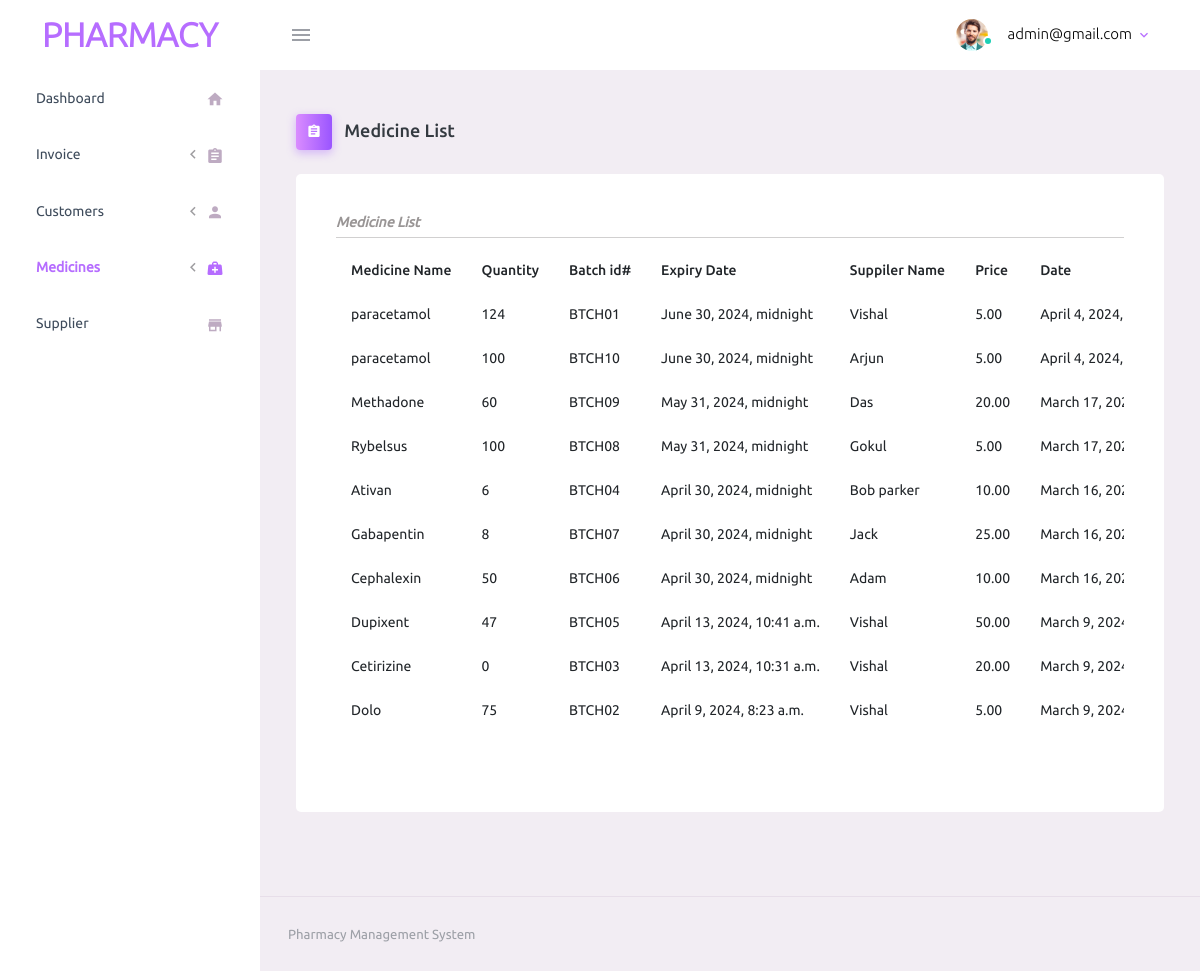
The page /customer/listmedicine/ (signed in) on the database its author committed.
### dashboard/models.py (models this page shows, shortened)
class AiUser(AbstractBaseUser):
    name = models.CharField(max_length=100)
    email = models.EmailField(max_length=100,unique=True)
    password = models.CharField(max_length=100)
    department = models.CharField(max_length=100)
    age = models.PositiveIntegerField(null=True)
    role = models.CharField(max_length = 20, choices = ROLE_CHOICES, default = 'user')
    date_joined = models.DateTimeField(default=timezone.now)
    is_admin = models.BooleanField(default=False)
    is_staff = models.BooleanField(default=False)
    objects = AiUserManager()
    USERNAME_FIELD = 'email'
    REQUIRED_FIELDS = []
    def __str__(self):
        return self.email
    class Meta:
        verbose_name = "Ai User"
        verbose_name_plural = "Ai Users"

class Medicine(models.Model):
    medicine_name = models.CharField(max_length=100)
    quantity = models.PositiveIntegerField(null=True)
    batch_id = models.CharField(max_length=50)
    exp_date = models.DateTimeField(null=True)
    suppiler_name = models.ForeignKey(suppiler, on_delete=models.CASCADE)
    total_amount = models.DecimalField(max_digits=10, decimal_places=2)
    price = models.DecimalField(max_digits=10, decimal_places=2)
    date_created = models.DateTimeField(default=timezone.now)
    class Meta:
        verbose_name = "medicine"
        verbose_name_plural = "medicine"

class suppiler(models.Model):
    suppiler_name = models.CharField(max_length=100)
    phone_number = PhoneNumberField(null=True, unique=True)
    company_name = models.CharField(max_length=50)
    payment_type = models.CharField(max_length = 20, choices = PAYMENT_CHOICES, default = 'cash')
    date_joined = models.DateTimeField(default=timezone.now)
    class Meta:
        verbose_name = "suppiler"
        verbose_name_plural = "suppiler"

### customer/views.py (the view)
# urls.py: path('listmedicine/', views.ListMedicineView.as_view(), name='listmedicine'),
@method_decorator(login_required(login_url='/'), name='dispatch')
class ListMedicineView(View):
    def get(self, request):
        med_obj = Medicine.objects.all().order_by('-date_created')
        return render(request, 'customer/view_medicine.html',{'med_obj':med_obj})

### templates/customer/view_medicine.html (shortened to what this page needs)
<!DOCTYPE html>
{% load static %}
<html lang="en">
  <head>
    <link rel="stylesheet" href="{% static 'css/assets/vendors/mdi/css/materialdesignicons.min.css' %}">
    <link rel="stylesheet" href="{% static 'css/assets/vendors/css/vendor.bundle.base.css' %}">
    <link rel="stylesheet" href="{% static 'css/assets/css/style.css' %}">
    <link rel="stylesheet" href="{% static 'css/assets/css/main.css' %}">
  </head>
  <body>
    <div class="container-scroller">
      <nav class="navbar default-layout-navbar col-lg-12 col-12 p-0 fixed-top d-flex flex-row">
        <div class="text-center navbar-brand-wrapper d-flex align-items-center justify-content-center">
          <a class="navbar-brand brand-logo phar-heading" href="index.html"> Pharmacy</a>
        </div>
        <div class="navbar-menu-wrapper d-flex align-items-stretch">
          <button class="navbar-toggler navbar-toggler align-self-center" type="button" data-toggle="minimize">
            <span class="mdi mdi-menu"></span>
          </button>
          <ul class="navbar-nav navbar-nav-right">
            <li class="nav-item nav-profile dropdown">
              <a class="nav-link dropdown-toggle" id="profileDropdown" href="#" data-bs-toggle="dropdown" aria-expanded="false">
                <div class="nav-profile-img">
                  <img src="{% static 'css/assets/images/faces/face1.jpg' %}" alt="image">
                  <span class="availability-status online"></span>
                </div>
                <div class="nav-profile-text">
                  <p class="mb-1 text-black">{{ user }}</p>
                </div>
              </a>
            </li>
          </ul>
        </div>
      </nav>
      <div class="container-fluid page-body-wrapper">
        <nav class="sidebar sidebar-offcanvas" id="sidebar">
          <ul class="nav">
            <li class="nav-item">
              <a class="nav-link" href="{% url 'dashboard:dashboard'%}">
                <span class="menu-title ">Dashboard</span>
                <i class="mdi mdi-home menu-icon"></i>
              </a>
            </li>
            <li class="nav-item">
              <a class="nav-link" data-bs-toggle="collapse" href="#ui-basic" aria-expanded="false" aria-controls="ui-basic">
                <span class="menu-title ">Invoice</span>
                <i class="menu-arrow"></i>
                <i class="mdi mdi-clipboard-text menu-icon "></i>
              </a>
            </li>
            <li class="nav-item">
              <a class="nav-link" data-bs-toggle="collapse" href="#ui-basic2" aria-expanded="false" aria-controls="ui-basic">
                <span class="menu-title ">Customers</span>
                <i class="menu-arrow"></i>
                <i class="mdi mdi-account menu-icon"></i>
              </a>
            </li>
            <li class="nav-item">
              <a class="nav-link" data-bs-toggle="collapse" href="#ui-basic3" aria-expanded="false" aria-controls="ui-basic">
                <span class="menu-title phar-active">Medicines</span>
                <i class="menu-arrow"></i>
                <i class="mdi mdi-medical-bag menu-icon phar-active"></i>
              </a>
            </li>
            <li class="nav-item">
              <a class="nav-link" href="{% url 'customer:listsupplier'%}">
                <span class="menu-title">Supplier</span>
                <i class="mdi mdi-store menu-icon"></i>
              </a>
            </li>
          </ul>
        </nav>
        <div class="main-panel">
          <div class="content-wrapper">
            <div class="page-header">
              <h3 class="page-title">
                <span class="page-title-icon bg-gradient-primary text-white me-2">
                  <i class="mdi mdi-clipboard-text"></i>
                </span> Medicine List
              </h3>
            </div>
            <div class="row">
              <div class="col-md-12 grid-margin stretch-card">
                <div class="card">
                  <div class="card-body">
                        <div class="phar-inv-head-sec">
                            <div class="phar-inv-head-list">
                                Medicine List
                            </div>
                            <div class="row">
                                <div class="col-12 grid-margin">
                                    <div class="table-responsive">
                                        <table class="table">
                                          <thead>
                                            <tr>
                                              <th> Medicine Name </th>
                                              <th> Quantity </th>
                                              <th> Batch id# </th>
                                              <th> Expiry Date </th>
                                              <th> Suppiler Name </th>
                                              <th> Price</th>
                                              <th> Date </th>
                                            </tr>
                                          </thead>
                                          <tbody>
                                            {% for i in med_obj %}
                                            <tr>
                                              <td>
                                                {{ i.medicine_name }}
                                              </td>
                                              <td>
                                                {{ i.quantity }}
                                              </td>
                                              <td>
                                                {{ i.batch_id }}
                                              </td>
                                              <td>
                                                {{ i.exp_date }}
                                              </td>
                                              <td>
                                                {{ i.suppiler_name.suppiler_name }}
                                              </td>
                                              <td>
                                                {{ i.price }}
                                              </td>
                                              <td>
                                                {{ i.date_created }}
                                              </td>
                                            </tr>
                                            {% endfor %}
                                          </tbody>
                                        </table>
                                      </div>
                                </div>
                            </div>
                        </div>
                  </div>
                </div>
              </div>
            </div>
          </div>
          <footer class="footer">
            <div class="container-fluid d-flex justify-content-between">
              <span class="text-muted d-block text-center text-sm-start d-sm-inline-block">Pharmacy Management System</span>
            </div>
          </footer>
        </div>
      </div>
    </div>
  </body>
</html>

### static/css/assets/css/main.css (style rules this page uses)
.phar-heading { color: #b66dff !important; font-size: 2.1em !important; font-weight: 700; text-transform: uppercase; }
.phar-inv-head-sec { display: flex; flex-direction: column; row-gap: 10px; }
.phar-active { color: #b66dff !important; font-weight: 600 !important; }
.table > :not(:last-child) > :last-child > *, .jsgrid .jsgrid-table > :not(:last-child) > :last-child > * { border-bottom-color: #d100fd !important; }
thead, tbody, tfoot, tr, td, th { border-color: inherit; border-style: none !important; border-width: 0; }
.phar-inv-head-list { font-size: 14px; font-weight: 600; color: #999595; font-style: italic; padding-bottom: 7px; border-bottom: 1px solid #d1d0d0; width: 100%; display: flex; flex-direction: row; }

### rows shown on the page
AiUser: email "admin@gmail.com"
Medicine: medicine_name "paracetamol", quantity "124", batch_id "BTCH01", exp_date "June 30, 2024, midnight", suppiler_name.suppiler_name "Vishal", price "5.00", date_created "April 4, 2024,…"
Medicine: medicine_name "paracetamol", quantity "100", batch_id "BTCH10", exp_date "June 30, 2024, midnight", suppiler_name.suppiler_name "Arjun", price "5.00", date_created "April 4, 2024,…"
Medicine: medicine_name "Methadone", quantity "60", batch_id "BTCH09", exp_date "May 31, 2024, midnight", suppiler_name.suppiler_name "Das", price "20.00", date_created "March 17,…"
Medicine: medicine_name "Rybelsus", quantity "100", batch_id "BTCH08", exp_date "May 31, 2024, midnight", suppiler_name.suppiler_name "Gokul", price "5.00", date_created "March 17,…"
Medicine: medicine_name "Ativan", quantity "6", batch_id "BTCH04", exp_date "April 30, 2024, midnight", suppiler_name.suppiler_name "Bob parker", price "10.00", date_created "March 16,…"
Medicine: medicine_name "Gabapentin", quantity "8", batch_id "BTCH07", exp_date "April 30, 2024, midnight", suppiler_name.suppiler_name "Jack", price "25.00", date_created "March 16,…"
Medicine: medicine_name "Cephalexin", quantity "50", batch_id "BTCH06", exp_date "April 30, 2024, midnight", suppiler_name.suppiler_name "Adam", price "10.00", date_created "March 16,…"
Medicine: medicine_name "Dupixent", quantity "47", batch_id "BTCH05", exp_date "April 13, 2024, 10:41 a.m.", suppiler_name.suppiler_name "Vishal", price "50.00", date_created "March 9,…"
Medicine: medicine_name "Cetirizine", quantity "0", batch_id "BTCH03", exp_date "April 13, 2024, 10:31 a.m.", suppiler_name.suppiler_name "Vishal", price "20.00", date_created "March 9,…"
Medicine: medicine_name "Dolo", quantity "75", batch_id "BTCH02", exp_date "April 9, 2024, 8:23 a.m.", suppiler_name.suppiler_name "Vishal", price "5.00", date_created "March 9,…"
